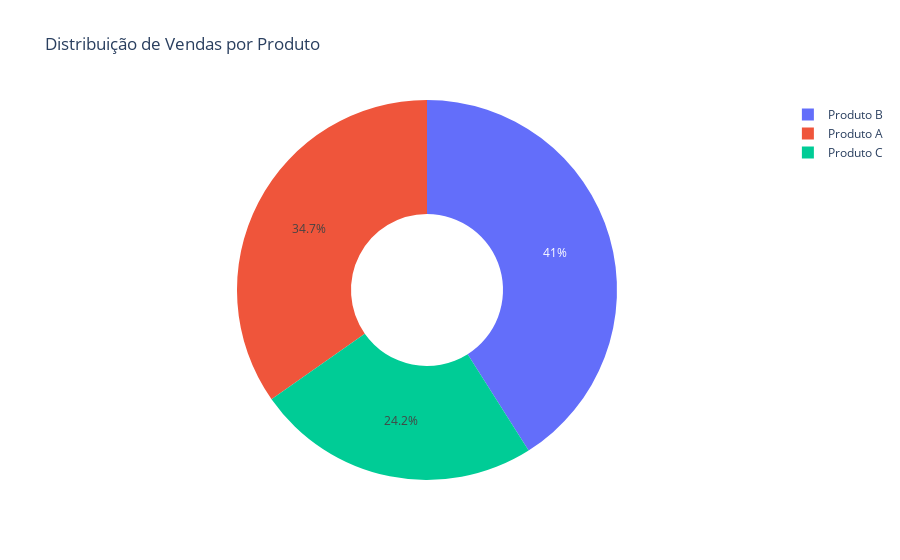

Source (notebook cell):
### Markdown cell above
##### ***Gráfico de Pizza***

### Code cell
# Agrupa as vendas totais por produto.
df_total_vendas = df_vendas.groupby("Produto")["Vendas"].sum().reset_index()  

# Cria o gráfico de pizza.
fig_pie = px.pie(
    df_total_vendas,  # DataFrame contendo os dados agregados.
    values="Vendas",  # Valores das fatias (vendas totais por produto).
    names="Produto",  # Rótulos das fatias (nome do produto).
    title="Distribuição de Vendas por Produto",  # Define o título do gráfico.
    hole=0.4  # Adiciona um buraco ao centro, transformando o gráfico em um gráfico de "rosca".
)

# Personaliza o gráfico para mostrar o rótulo e o valor total ao passar o mouse sobre ele.
fig_pie.update_traces(
    hoverinfo="label+value"  
)

# Exibe o gráfico gerado.
fig_pie.show()

### Figure 1 — Plotly figure (JSON) as saved in the notebook; plotly's stock layout.template omitted (floating-point values rounded to 4 significant figures)
{"data": [{"domain": {"x": [0, 1], "y": [0, 1]}, "hole": 0.4, "hoverinfo": "label+value", "hovertemplate": "Produto=%{label}<br>Vendas=%{value}<extra></extra>", "labels": ["Produto A", "Produto B", "Produto C"], "legendgroup": "", "name": "", "showlegend": true, "type": "pie", "values": [443, 523, 309]}], "layout": {"legend": {"tracegroupgap": 0}, "title": {"text": "Distribuição de Vendas por Produto"}}}
